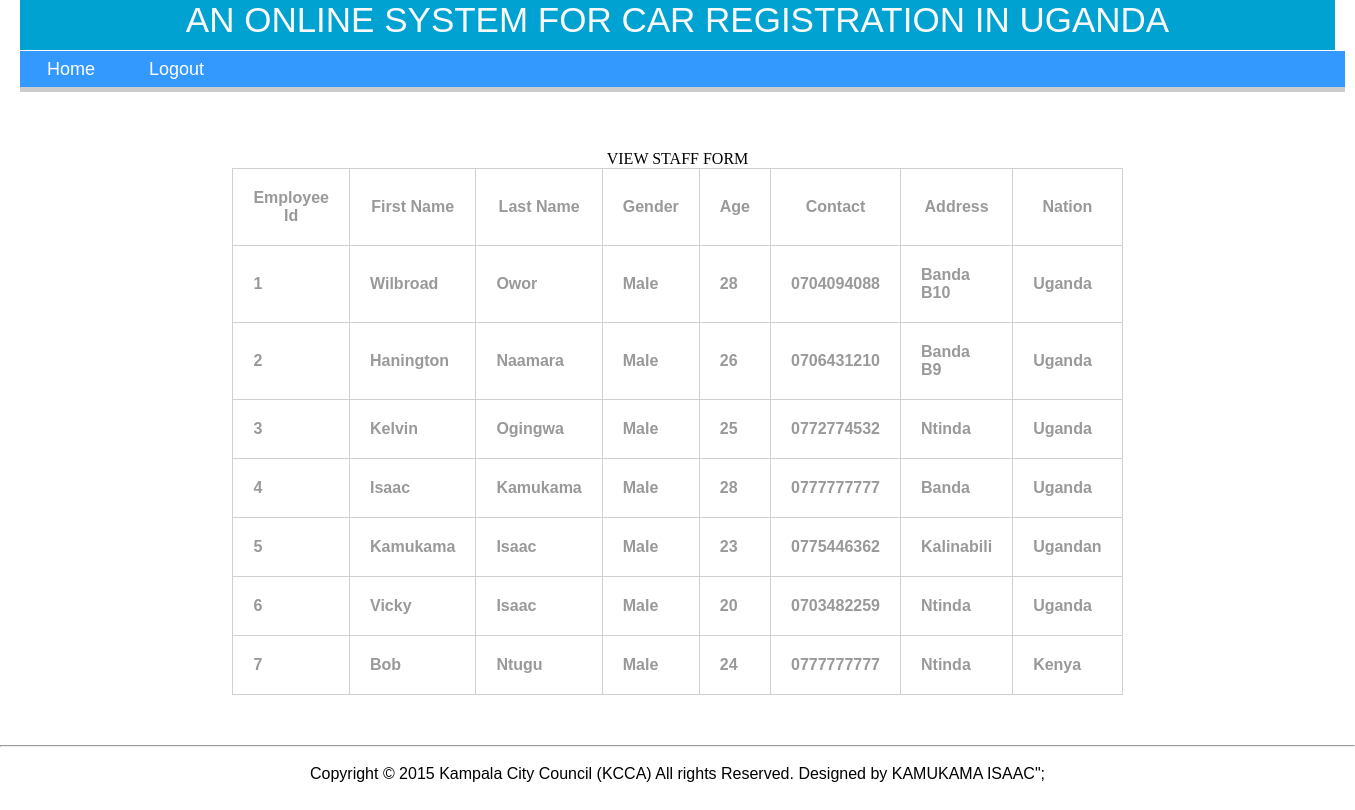
The page /view_employee.php on the database its author committed.
### tables this page shows
CREATE TABLE employee (
  eid int(10) unsigned NOT NULL auto_increment,
  fname varchar(50) NOT NULL,
  lname varchar(50) NOT NULL,
  sex varchar(7) NOT NULL,
  age int(3) NOT NULL,
  telno varchar(50) NOT NULL,
  address varchar(100) NOT NULL,
  nation varchar(50) NOT NULL,
  PRIMARY KEY  (eid)
);

### selection.class.php (the view, shortened to what this page needs)
<?php
class selections
{
	public function selectEmployee()
	{
		$sql="SELECT eid, fname, lname, sex, age, telno, address, nation FROM employee";
		$retval = mysql_query( $sql);
			$rows = mysql_num_rows($retval);
				echo "<table border='1' border color='gray' width='1000' align='' bgcolor=''><tr> <th>Employee Id</th><th>First Name</th><th>Last Name</th><th>Gender</th><th>Age</th><th>Contact</th><th>Address</th><th>Nation</th></tr>";
			for ($j = 0 ; $j < $rows ; ++$j)
			{
				$row = mysql_fetch_row($retval);
				echo "<tr>";
			for ($k = 0 ; $k < 8 ; ++$k) echo "<td>$row[$k]</td>";
					echo "</tr>";
			}
					echo "</table>";
}
}
?>

### view_employee.php (shortened to what this page needs)
<html>
<head>
<link rel="stylesheet" href="style.css" type="text/css" />
</head>
<body>
<center>
<div id="header">
    <div id="content">
	 <label>AN ONLINE SYSTEM FOR CAR REGISTRATION  IN UGANDA</label>
    </div>
</div>
        <div id="maincontent">
<div id = "navigation">
<nav class="cf">
	<ul class="topmenu">
	<li><a href="home.php"  title=" Home">Home</a></li>
		<li><a href="logout.php" title="Logout">Logout</a></li>
				</ul>
</nav>
</div>
<div id="body">
	<div id="content">
    <label>VIEW STAFF FORM</label>
<?php
require 'selection.class.php';
$owor= new  selections();
echo $owor->selectEmployee();
?>
    </div>
</div>
<div id="footer">
	<div id="content">
    <hr /><br/>
    <label> Copyright ©  2015 Kampala City Council (KCCA) All rights Reserved. Designed by KAMUKAMA ISAAC";</label>
    </div>
</div>
</center>
</body>
</html>

### style.css (style rules this page uses)
* { margin:0; padding:0; }
#header { width:97%; height:50px; background:#00a2d1; color:#f9f9f9; font-family:"Lucida Sans Unicode", "Lucida Grande", sans-serif; font-size:35px; text-align:center; }
#body { margin-top:50px; width:97%; }
table { width:40%; font-family:Tahoma, Geneva, sans-serif; font-weight:bolder; color:#999; margin-bottom:80px; }
table,td,th { border-collapse:collapse; border:solid #d0d0d0 1px; padding:20px; }
#footer { margin-top:50px; position:relative; bottom:30px; font-family:Verdana, Geneva, sans-serif; }
#navigation { margin:0 20px 20px 20px; height: 50px; width:1325px; left:0px; top:1px; position:relative; font-family:Verdana, Arial, Helvetica, sans-serif; font-size: 18px; }
nav { background: #CCCCCC; height:2.3em; }
ul, li { margin:0; padding:0; list-style:none; float:left; }
ul { background: #3399FF; height:2em; width:100%; }
li { position:relative; }
li a { display:block; line-height:2em; padding:0 1.5em; color:white; text-decoration:none; }

### rows shown on the page
employee: eid "1", fname "Wilbroad", lname "Owor", sex "Male", age "28", telno "0704094088", address "Banda B10", nation "Uganda"
employee: eid "2", fname "Hanington", lname "Naamara", sex "Male", age "26", telno "0706431210", address "Banda B9", nation "Uganda"
employee: eid "3", fname "Kelvin", lname "Ogingwa", sex "Male", age "25", telno "0772774532", address "Ntinda", nation "Uganda"
employee: eid "4", fname "Isaac", lname "Kamukama", sex "Male", age "28", telno "0777777777", address "Banda", nation "Uganda"
employee: eid "5", fname "Kamukama", lname "Isaac", sex "Male", age "23", telno "0775446362", address "Kalinabili", nation "Ugandan"
employee: eid "6", fname "Vicky", lname "Isaac", sex "Male", age "20", telno "0703482259", address "Ntinda", nation "Uganda"
employee: eid "7", fname "Bob", lname "Ntugu", sex "Male", age "24", telno "0777777777", address "Ntinda", nation "Kenya"
